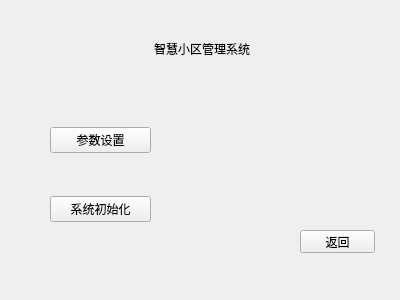
<?xml version="1.0" encoding="UTF-8"?>
<ui version="4.0">
 <class>SystemParameter</class>
 <widget class="QWidget" name="SystemParameter">
  <property name="geometry">
   <rect>
    <x>0</x>
    <y>0</y>
    <width>400</width>
    <height>300</height>
   </rect>
  </property>
  <property name="windowTitle">
   <string>系统设置</string>
  </property>
  <widget class="QWidget" name="layoutWidget">
   <property name="geometry">
    <rect>
     <x>20</x>
     <y>30</y>
     <width>364</width>
     <height>37</height>
    </rect>
   </property>
   <layout class="QHBoxLayout" name="horizontalLayout">
    <item>
     <spacer name="horizontalSpacer_1">
      <property name="orientation">
       <enum>Qt::Horizontal</enum>
      </property>
      <property name="sizeHint" stdset="0">
       <size>
        <width>40</width>
        <height>20</height>
       </size>
      </property>
     </spacer>
    </item>
    <item>
     <widget class="QLabel" name="titlelabel">
      <property name="styleSheet">
       <string notr="true">font: 65 20pt &quot;Levenim MT&quot;;</string>
      </property>
      <property name="text">
       <string>智慧小区管理系统</string>
      </property>
     </widget>
    </item>
    <item>
     <spacer name="horizontalSpacer_2">
      <property name="orientation">
       <enum>Qt::Horizontal</enum>
      </property>
      <property name="sizeHint" stdset="0">
       <size>
        <width>40</width>
        <height>20</height>
       </size>
      </property>
     </spacer>
    </item>
   </layout>
  </widget>
  <widget class="QPushButton" name="pushButton_3">
   <property name="geometry">
    <rect>
     <x>300</x>
     <y>230</y>
     <width>75</width>
     <height>23</height>
    </rect>
   </property>
   <property name="text">
    <string>返回</string>
   </property>
  </widget>
  <widget class="QWidget" name="">
   <property name="geometry">
    <rect>
     <x>50</x>
     <y>90</y>
     <width>101</width>
     <height>171</height>
    </rect>
   </property>
   <layout class="QVBoxLayout" name="verticalLayout">
    <item>
     <widget class="QPushButton" name="pushButton">
      <property name="text">
       <string>参数设置</string>
      </property>
     </widget>
    </item>
    <item>
     <widget class="QPushButton" name="pushButton_2">
      <property name="text">
       <string>系统初始化</string>
      </property>
     </widget>
    </item>
   </layout>
  </widget>
 </widget>
 <resources/>
 <connections/>
</ui>
